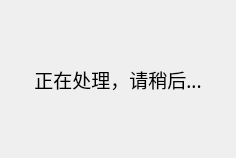
<?xml version="1.0" encoding="UTF-8"?>
<ui version="4.0">
 <class>Dialog</class>
 <widget class="QDialog" name="Dialog">
  <property name="geometry">
   <rect>
    <x>0</x>
    <y>0</y>
    <width>236</width>
    <height>158</height>
   </rect>
  </property>
  <property name="minimumSize">
   <size>
    <width>216</width>
    <height>138</height>
   </size>
  </property>
  <property name="maximumSize">
   <size>
    <width>237</width>
    <height>158</height>
   </size>
  </property>
  <property name="windowTitle">
   <string>Dialog</string>
  </property>
  <layout class="QGridLayout" name="gridLayout">
   <item row="0" column="0">
    <widget class="QLabel" name="label">
     <property name="font">
      <font>
       <family>微软雅黑 Light</family>
       <pointsize>14</pointsize>
       <weight>50</weight>
       <bold>false</bold>
      </font>
     </property>
     <property name="text">
      <string>正在处理，请稍后...</string>
     </property>
     <property name="alignment">
      <set>Qt::AlignCenter</set>
     </property>
    </widget>
   </item>
  </layout>
 </widget>
 <resources/>
 <connections/>
</ui>
